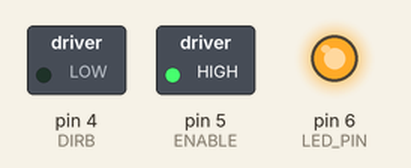
Recording of a sketch running on a simulated Arduino Uno, built with avr-gcc and run on an emulated ATmega328P. Parts: switched loads named in the sketch (green lamp = pin HIGH), output pins drawn as LEDs (lit = HIGH). What the sketch prints to the serial monitor is not drawn.

Above: at 2.5 s.
At 6.5 s:
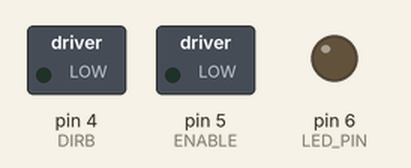
At 9.5 s:
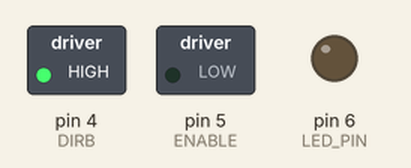
Timing chart, 0 to 14.3 s (numbered marks = the images above):
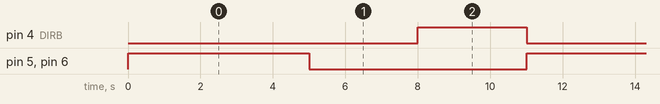

The sketch:

sketch_jul15b.ino
```cpp
#define ENABLE 5
#define DIRA 5
#define DIRB 4
#define LED_PIN 6

void setup()
  {
    // put your setup code here, to run once:
    pinMode(ENABLE, OUTPUT);
    pinMode(DIRA, OUTPUT);
    pinMode(DIRB, OUTPUT);
    pinMode(LED_PIN, OUTPUT);
    Serial.begin(9600);
  }

void loop()
  {
    Serial.println("One way for 5 seconds, stop for 3 seconds, Reverse for 5 seconds");

    digitalWrite(ENABLE, HIGH); // Enable the motor
    digitalWrite(DIRA, HIGH); // Spin in Direction A
    digitalWrite(DIRB, LOW); // Prevent spinning in direction B
    digitalWrite(LED_PIN, HIGH); // Turn on the LED

    delay(5000); // Delay execution for 5000ms

    // Stop fan and delay execution for 3 seconds
    digitalWrite(ENABLE, LOW); // Stop the fan and LED for 3 seconds
    digitalWrite(LED_PIN, LOW); // Turn off the LED
    delay(3000); // Delay execution for 3000ms

    // Spin the fan the other direction for 5 seconds
    digitalWrite(ENABLE, HIGH); // Enable the motor
    digitalWrite(DIRB, HIGH); // Spin in Direction A
    digitalWrite(DIRA, LOW); // Prevent spinning in direction B
    digitalWrite(LED_PIN, HIGH); // Turn on the LED

    // Stop dan and delay execution for 3 seconds
    digitalWrite(ENABLE, LOW); // Stop the fan and LED for 3 seconds
    digitalWrite(LED_PIN, LOW); // Turn off the LED
    delay(3000); // Delay execution for 3000ms


  } // Loop
```

Measured:
- by itself, pin 4 (DIRB): alternates HIGH for 3.0 s and LOW for 8.0 s
- by itself, pin 5 (ENABLE), pin 6 (LED_PIN): alternates HIGH for 5.0 s and LOW for 6.0 s
- by itself, everything shown: repeats every 11.0 s, in 3 steps
